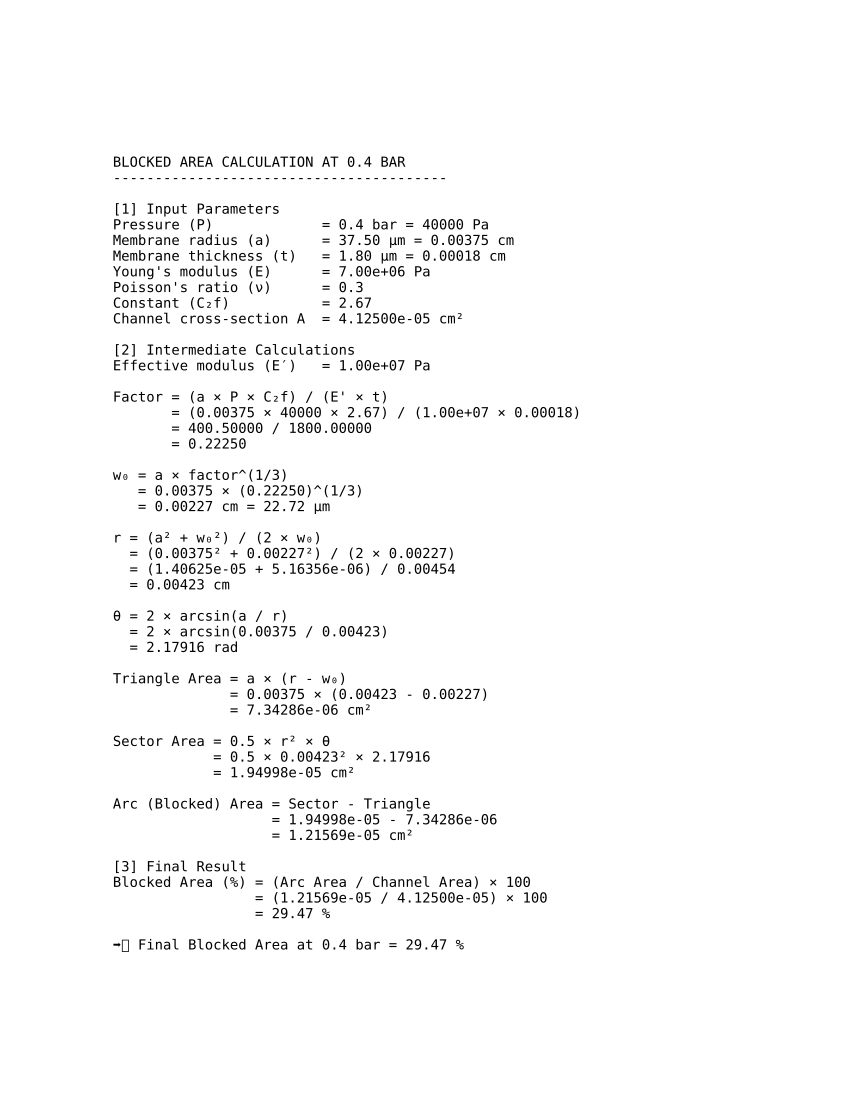

This chart was generated by the following Python code:
import numpy as np
import matplotlib.pyplot as plt
from matplotlib.backends.backend_pdf import PdfPages

# Constants
pressures_bar = [0.4, 0.6, 0.8, 1.2]
a_um = 75 / 2
a_cm = a_um * 1e-4  # cm
t_um = 1.8
t_cm = t_um * 1e-4  # cm
E = 7e6  # Pa
nu = 0.3
C2f = 2.67
A_channel = 75e-4 * 55e-4  # cm²
E_prime = E / (1 - nu)

# Create PDF
pdf_path = "blocked_area_all_pressures_detailed.pdf"
with PdfPages(pdf_path) as pdf:
    for P_bar in pressures_bar:
        P_pa = P_bar * 1e5

        # Step-by-step
        numerator = a_cm * P_pa * C2f
        denominator = E_prime * t_cm
        factor = numerator / denominator

        w0_cm = a_cm * (factor)**(1/3)
        w0_um = w0_cm * 1e4

        a_sq = a_cm**2
        w_sq = w0_cm**2
        numer = a_sq + w_sq
        denom = 2 * w0_cm
        r_cm = numer / denom

        theta_rad = 2 * np.arcsin(a_cm / r_cm)
        triangle_area = a_cm * (r_cm - w0_cm)
        sector_area = 0.5 * r_cm**2 * theta_rad
        arc_area = sector_area - triangle_area
        blocked_percent = (arc_area / A_channel) * 100

        # Compose detailed output
        text = f"""
BLOCKED AREA CALCULATION AT {P_bar} BAR
----------------------------------------

[1] Input Parameters
Pressure (P)             = {P_bar} bar = {P_pa:.0f} Pa
Membrane radius (a)      = {a_um:.2f} µm = {a_cm:.5f} cm
Membrane thickness (t)   = {t_um:.2f} µm = {t_cm:.5f} cm
Young's modulus (E)      = {E:.2e} Pa
Poisson's ratio (ν)      = {nu}
Constant (C₂f)           = {C2f}
Channel cross-section A  = {A_channel:.5e} cm²

[2] Intermediate Calculations
Effective modulus (E′)   = {E_prime:.2e} Pa

Factor = (a × P × C₂f) / (E' × t)
       = ({a_cm:.5f} × {P_pa:.0f} × {C2f}) / ({E_prime:.2e} × {t_cm:.5f})
       = {numerator:.5f} / {denominator:.5f}
       = {factor:.5f}

w₀ = a × factor^(1/3)
   = {a_cm:.5f} × ({factor:.5f})^(1/3)
   = {w0_cm:.5f} cm = {w0_um:.2f} µm

r = (a² + w₀²) / (2 × w₀)
  = ({a_cm:.5f}² + {w0_cm:.5f}²) / (2 × {w0_cm:.5f})
  = ({a_sq:.5e} + {w_sq:.5e}) / {denom:.5f}
  = {r_cm:.5f} cm

θ = 2 × arcsin(a / r)
  = 2 × arcsin({a_cm:.5f} / {r_cm:.5f})
  = {theta_rad:.5f} rad

Triangle Area = a × (r - w₀)
              = {a_cm:.5f} × ({r_cm:.5f} - {w0_cm:.5f})
              = {triangle_area:.5e} cm²

Sector Area = 0.5 × r² × θ
            = 0.5 × {r_cm:.5f}² × {theta_rad:.5f}
            = {sector_area:.5e} cm²

Arc (Blocked) Area = Sector - Triangle
                   = {sector_area:.5e} - {triangle_area:.5e}
                   = {arc_area:.5e} cm²

[3] Final Result
Blocked Area (%) = (Arc Area / Channel Area) × 100
                 = ({arc_area:.5e} / {A_channel:.5e}) × 100
                 = {blocked_percent:.2f} %

➡️ Final Blocked Area at {P_bar} bar = {blocked_percent:.2f} %
"""

        # Save to PDF
        fig, ax = plt.subplots(figsize=(8.5, 11))
        ax.axis('off')
        ax.text(0.01, 0.99, text, va='top', fontsize=10, family='monospace', wrap=True)
        pdf.savefig()
        plt.close()

print(f"✅ PDF saved as: {pdf_path}")
